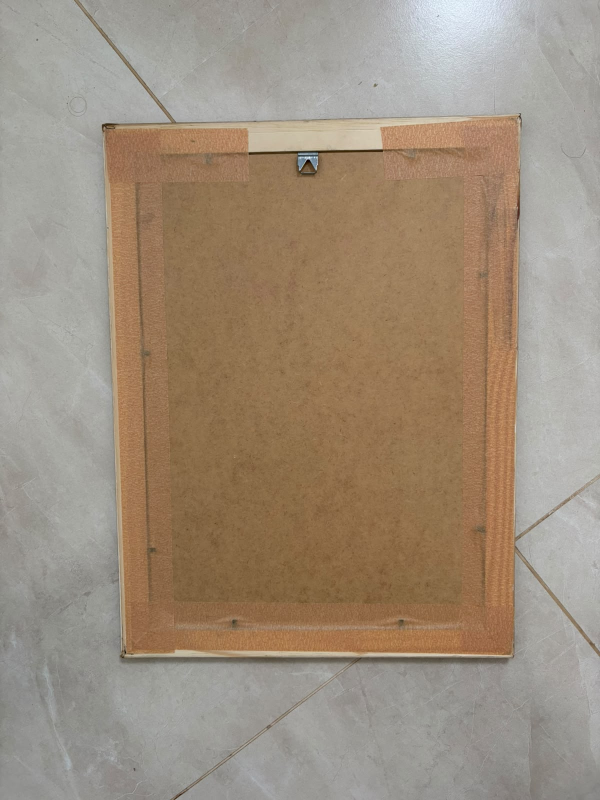
#> input picture inputs/verso-real.jpeg, 1200 x 1600 px, found by its file name (shown at 1/2 size)
$ python mockup-verso-static.py
#> lines starting #> are read from the running program, lines starting #| are printed output that depends on the picture; after the words box and inside, x2 and y2 are one past the last pixel; in counts of white or black regions, pixels touching at a corner belong together; pictures that were not available may be replaced by others from this repository, and a replacement may not be noted
#!/usr/bin/env python3
"""Compoe a FOTO REAL do verso do quadro no keyframe estatico (K12 -> K15).

v4 — correcao do "torto" apontado pelo Vitor na v3:
A v3 ancorava a foto nos 4 cantos EXTERNOS da silhueta. So que o verso do K12
nao e' plano unico: o painel (fita+MDF) e' REBAIXADO dentro da moldura (bar ->
sulco -> friso -> degrau -> painel). Ancorar no contorno externo mistura dois
planos de profundidade e a paralaxe roda o miolo (~2 graus = torto visivel).

O certo (v4): mapear o RETANGULO DO PAINEL da foto retificada direto no quad
do PAINEL visivel do K12 (as linhas de degrau onde a fita comeca). A borda de
pinus, o friso e a banda escura do rebaixo do K12 ficam originais — sao eles
que dao o 3D — e qualquer sobra de fita do K12 entre o paste e o degrau e'
kraft-sobre-kraft (continua, invisivel). No TOPO a mascara sobe ate' perto da
silhueta pra engolir a ripa+pendural+fitas do K12 (senao ficam tocos duplos);
o excesso de fonte vem de BORDER_REPLICATE (vira pinus, que casa com a barra).

Uso:
  tools/.venv-compose/bin/python tools/mockup-verso-static.py
"""
import cv2
import numpy as np

FOTO = "inputs/verso-real.jpeg"
KEYFRAME = "output/mockup-loja/keyframes/K12.png"
OUT = "output/mockup-loja/keyframes/K15.png"
OUT_FLAT = "output/mockup-loja/keyframes/verso-real-full-flat.png"

# cantos do verso COMPLETO (borda externa de pinus) na foto real (1200x1600)
FOTO_QUAD = np.array([[202, 248], [1044, 233], [1030, 1300], [243, 1313]],
                     dtype=np.float32)
# silhueta externa do verso no K12 (so pra CLIPAR a mascara)
KEY_OUTER = np.array([[411, 497], [743, 541], [615, 1068], [328, 1003]],
                     dtype=np.float32)
# retangulo do PAINEL (fita+ripa+MDF, sem pinus) na textura flat retificada
PANEL_FLAT = (13, 45, 800, 1043)  # x0,y0,x1,y1
# Margens (px de cena) da silhueta ate' o painel colado, POR LADO.
# O quad do painel e' a silhueta ENCOLHIDA por essas margens (offset de reta +
# intersecao) — paralelismo com a moldura POR CONSTRUCAO, que e' o que o olho
# le como "reto". Ler o degrau do K12 ponto a ponto nao funciona: a borda
# gerada varia de perfil (37-44px no canto sup-esq, ~15px no meio-esq) e a
# fita gerada e' MAIS saturada que a da foto, entao qualquer sobra grita.
# Margens ficam ABAIXO do minimo real de cada lado pra fita do K12 sumir
# inteira embaixo do paste (fita da foto contra pinus do K12 = degrau limpo).
FLATTEN_SIGMA = 80    # achata a luz baked da foto (vinco de sombra na direita)
FLATTEN_AMT = 0.7     # forca do achatamento (1 = total)
MARGIN_CLAMP = (6.0, 20.0)  # limites da margem medida por lado
TOP_RAISE = 70  # px de cena que a mascara sobe no topo (engole ripa/pendural
                # do K12); clipado pela silhueta externa
# Poligonos dos DEDOS dela por cima do quadro (copiar original de volta).
# Range HSV de pele nao serve: pinus/kraft caem no mesmo range.
FINGER_POLYS = [
    [(363, 610), (400, 614), (401, 655), (385, 664), (363, 650)],
    [(296, 912), (345, 918), (360, 940), (362, 985), (330, 990), (298, 960)],
]
INSET = 2.0     # px pra dentro na foto: evita fiapo de chao na borda da textura
BLUR_TEX = 1.1  # sigma: casa a nitidez da foto com a do keyframe


def inset_quad(q, px):
    c = q.mean(axis=0)
    v = c - q
    n = np.linalg.norm(v, axis=1, keepdims=True)
    return q + v / n * px


def finger_mask(shape):
    m = np.zeros(shape, np.uint8)
    for poly in FINGER_POLYS:
        cv2.fillPoly(m, [np.array(poly, np.int32)], 255)
    return m


def scale_L(lab, new_L):
    """Troca o canal L acompanhando o croma (a,b escalam junto), senao
    escurecer com a/b constantes SATURA a fita (foi o 'dourado' da v6)."""
    g = np.clip(new_L / np.maximum(lab[..., 0], 1.0), 0.7, 1.3)
    lab[..., 0] = np.clip(lab[..., 0] * g, 0, 255)
    lab[..., 1] = np.clip(128 + (lab[..., 1] - 128) * g, 0, 255)
    lab[..., 2] = np.clip(128 + (lab[..., 2] - 128) * g, 0, 255)
    return lab


def measure_margins(key, outer):
    """Mede, por lado, a que distancia da silhueta comeca a FITA saturada do
    K12 (S>140) e devolve margens que deixam essa fita INTEIRA sob o paste
    (percentil 10 - 2px), clampadas. Elimina sobra de fita vivida na borda."""
    hsv = cv2.cvtColor(key, cv2.COLOR_BGR2HSV)
    sat = hsv[..., 1]
    sides = {}
    names = ["top", "right", "bottom", "left"]
    for i, name in enumerate(names):
        p0, p1 = outer[i], outer[(i + 1) % 4]
        c = outer.mean(axis=0)
        v = p1 - p0
        n = np.array([-v[1], v[0]])
        n = n / np.linalg.norm(n)
        if np.dot(c - p0, n) < 0:
            n = -n
        dists = []
        for t in np.linspace(0.12, 0.88, 24):
            base = p0 + v * t
            for d in range(3, 46):
                x, y = (base + n * d).astype(int)
                if 0 <= x < sat.shape[1] and 0 <= y < sat.shape[0] \
                        and sat[y, x] > 140:
                    dists.append(d)
                    break
        m = (np.percentile(dists, 10) - 2.0) if dists else MARGIN_CLAMP[1]
        sides[name] = float(np.clip(m, *MARGIN_CLAMP))
    return sides


def shrink_quad(q, margins):
    """Encolhe o quad deslocando cada aresta pra DENTRO ao longo da normal
    (top/right/bottom/left) e re-intersectando as retas vizinhas."""
    def offset_line(p0, p1, d):
        v = p1 - p0
        n = np.array([-v[1], v[0]], dtype=np.float64)
        n /= np.linalg.norm(n)
        c = q.mean(axis=0)
        if np.dot(c - p0, n) < 0:
            n = -n  # normal aponta pro centro
        return p0 + n * d, p1 + n * d

    def intersect(a0, a1, b0, b1):
        r, s = a1 - a0, b1 - b0
        t = np.cross(b0 - a0, s) / np.cross(r, s)
        return a0 + t * r

    q = q.astype(np.float64)
    sides = ["top", "right", "bottom", "left"]
    lines = [offset_line(q[i], q[(i + 1) % 4], margins[sides[i]])
             for i in range(4)]
    out = [intersect(*lines[(i - 1) % 4], *lines[i]) for i in range(4)]
    return np.array(out, dtype=np.float32)


def main():
    foto = cv2.imread(FOTO)
#> foto is the input picture: shape (1600, 1200, 3); mean B, G, R 124.5, 142.1, 157.6
    key = cv2.imread(KEYFRAME)
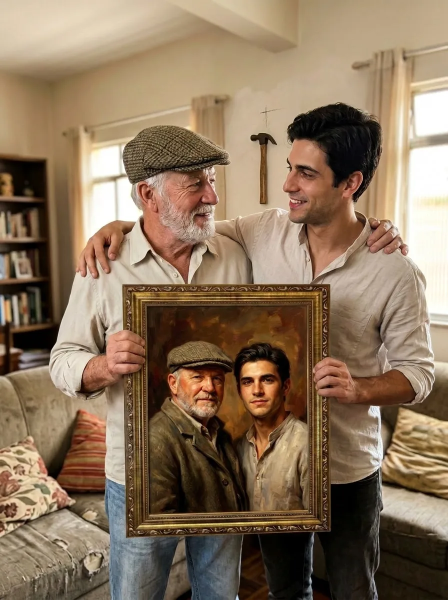
#> input picture inputs/cena6.webp, 896 x 1200 px, given in place of K12.png, which was not available (shown at 1/2 size)
#> key is the input picture: shape (1200, 896, 3); mean B, G, R 92.4, 116.3, 138.9
    Hh, W = key.shape[:2]
#> Hh = 1200; W = 896

    # --- 1) retifica o verso real pra um retangulo flat ---
    fq = inset_quad(FOTO_QUAD, INSET)
    wt = (np.linalg.norm(fq[1] - fq[0]) + np.linalg.norm(fq[2] - fq[3])) / 2
    ht = (np.linalg.norm(fq[3] - fq[0]) + np.linalg.norm(fq[2] - fq[1])) / 2
    tw, th = int(round(wt)), int(round(ht))
    dst = np.array([[0, 0], [tw, 0], [tw, th], [0, th]], dtype=np.float32)
    Hf = cv2.getPerspectiveTransform(fq, dst)
    flat = cv2.warpPerspective(foto, Hf, (tw, th), flags=cv2.INTER_LANCZOS4)
    cv2.imwrite(OUT_FLAT, flat)
    print(f"flat: {tw}x{th} (aspecto {tw/th:.3f})")

    # achata PARCIALMENTE a iluminacao baked da foto (croma acompanha o L)
    fl = cv2.cvtColor(flat, cv2.COLOR_BGR2LAB).astype(np.float32)
    L = fl[..., 0].copy()
    low = cv2.GaussianBlur(L, (0, 0), FLATTEN_SIGMA)
    L_flat = L / np.maximum(low, 1.0) * L.mean()
    fl = scale_L(fl, L * (1 - FLATTEN_AMT) + L_flat * FLATTEN_AMT)
    flat = cv2.cvtColor(fl.astype(np.uint8), cv2.COLOR_LAB2BGR)

    # --- 2) homografia PAINEL->PAINEL (nao mistura planos: sem torto) ---
    margins = measure_margins(key, KEY_OUTER.astype(np.float64))
#> in measure_margins, `hsv = cv2.cvtColor(key, cv2.COLOR_BGR2HSV)`: hsv: shape (1200, 896, 3); mean H, S, V 19.3, 106.8, 139.4
#> the loop in measure_margins, `for i, name in enumerate(names):` made 4 passes
#> (p0, p1, v, n) on passes 1 to 4: ([411, 497], [743, 541], [332, 44], [-0.131, 0.991]), ([743, 541], [615, 1068], [-128, 527], [-0.972, -0.236]), ([615, 1068], [328, 1003], [-287, -65], [0.221, -0.975]), ([328, 1003], [411, 497], [83, -506], [0.987, 0.162])
#> after the loop in measure_margins, `for i, name in enumerate(names):`: sides = {'top': 6, 'right': 6, 'bottom': 6, 'left': 6}
#> margins = {'top': 6, 'right': 6, 'bottom': 6, 'left': 6}
    print("margens medidas:", {k: round(v, 1) for k, v in margins.items()})
#| margens medidas: {'top': 6.0, 'right': 6.0, 'bottom': 6.0, 'left': 6.0}
    key_panel = shrink_quad(KEY_OUTER, margins)
#> in shrink_quad, `lines = [offset_line(q[i], q[(i + 1) % 4], margins[sides[i]]) for i in..`: lines = [([410.2, 502.9], [742.2, 546.9]), ([737.2, 539.6], [609.2, 1066.6]), ([616.3, 1062.1], [329.3, 997.1]), ([333.9, 1004], [416.9, 498])]
#> in intersect, `r, s = a1 - a0, b1 - b0`: r = [83, -506]; s = [332, 44]
#> in intersect, `t = np.cross(b0 - a0, s) / np.cross(r, s)`: t = 0.989
#> in shrink_quad, `out = [intersect(*lines[(i - 1) % 4], *lines[i]) for i in range(4)]`: out = [[416, 503.7], [735.6, 546.1], [610.6, 1060.8], [334.8, 998.4]]
#> key_panel has the same summary as out in shrink_quad
    print("painel na cena:", key_panel.astype(int).tolist())
#| painel na cena: [[415, 503], [735, 546], [610, 1060], [334, 998]]
    px0, py0, px1, py1 = PANEL_FLAT
    src = np.array([[px0, py0], [px1, py0], [px1, py1], [px0, py1]],
                   dtype=np.float32)
    Hk = cv2.getPerspectiveTransform(src, key_panel)
#> Hk = [[0.356, -0.0365, 415.1], [0.0155, 0.633, 477.6], [-7.06e-05, 0.000135, 1]]
    warped = cv2.warpPerspective(flat, Hk, (W, Hh), flags=cv2.INTER_LINEAR,
                                 borderMode=cv2.BORDER_REPLICATE)
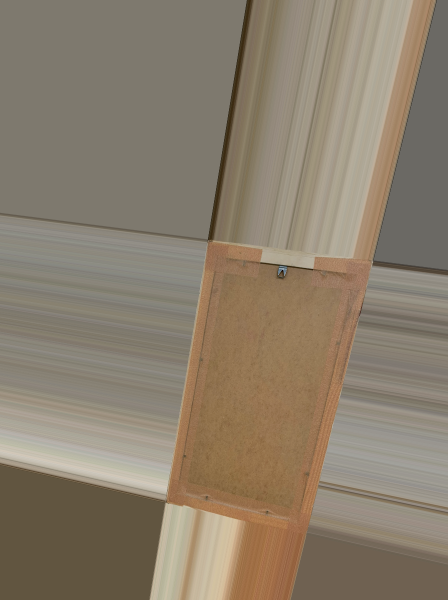
#> warped: shape (1200, 896, 3) (shown at 1/2 size); mean B, G, R 108.4, 126.3, 138.8
    warped = cv2.GaussianBlur(warped, (0, 0), BLUR_TEX)

    # --- 3) mascara: painel + faixa extra no topo, clipado na silhueta ---
    top_dir = np.array([0, -TOP_RAISE], dtype=np.float32)
    paste_q = np.array([key_panel[0] + top_dir, key_panel[1] + top_dir,
                        key_panel[2], key_panel[3]], dtype=np.float32)
#> paste_q = [[416, 433.7], [735.6, 476.1], [610.6, 1060.8], [334.8, 998.4]]
    mask = np.zeros((Hh, W), np.uint8)
    cv2.fillConvexPoly(mask, paste_q.astype(np.int32), 255)
#> mask: shape (1200, 896); 16.5% white; 1 white region, box (x1, y1, x2, y2) and area: (334, 433, 736, 1061) 177486
    outer = np.zeros((Hh, W), np.uint8)
    cv2.fillConvexPoly(outer, KEY_OUTER.astype(np.int32), 255)
#> outer: shape (1200, 896); 15.5% white; 1 white region, box (x1, y1, x2, y2) and area: (328, 497, 744, 1069) 166434
    outer = cv2.erode(outer, np.ones((3, 3), np.uint8))  # preserva a linha
    mask &= outer                                        # escura da silhueta
#> mask: shape (1200, 896); 14.5% white; 1 white region, box (x1, y1, x2, y2) and area: (334, 498, 723, 1061) 155668
    mask &= ~finger_mask((Hh, W))
#> after the loop in finger_mask, `for poly in FINGER_POLYS:`:
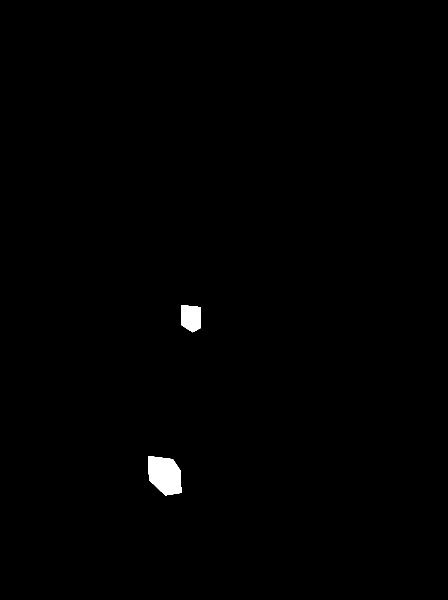
#> m: shape (1200, 896) (shown at 1/2 size); 0.55% white; 2 white regions, box (x1, y1, x2, y2) and area: (296, 912, 363, 991) 4092, (363, 610, 402, 665) 1807
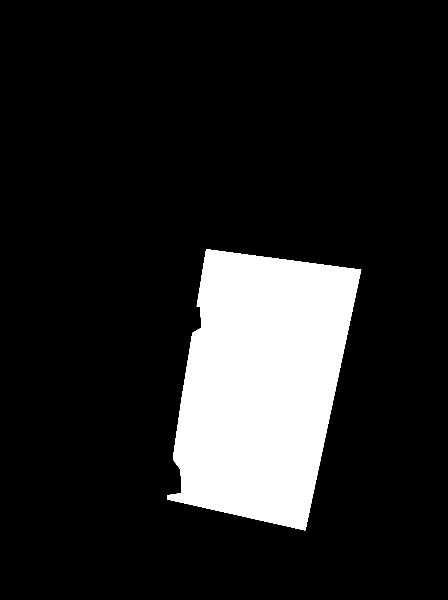
#> mask: shape (1200, 896) (shown at 1/2 size); 14.3% white; 1 white region, box (x1, y1, x2, y2) and area: (334, 498, 723, 1061) 153778

    # --- 4) luz da cena: fit planar de L dentro do painel, amortecido ---
    ctr = key_panel.mean(axis=0)
#> ctr = [524.2, 777.3]
    inner_q = (ctr + (key_panel - ctr) * 0.9).astype(np.int32)
#> inner_q = [[426, 531], [714, 569], [601, 1032], [353, 976]]
    inner = np.zeros((Hh, W), np.uint8)
    cv2.fillConvexPoly(inner, inner_q, 255)
#> inner: shape (1200, 896); 11.8% white; 1 white region, box (x1, y1, x2, y2) and area: (353, 531, 715, 1033) 126767
    sample = inner & ~finger_mask((Hh, W))
#> sample: shape (1200, 896); 11.8% white; 1 white region, box (x1, y1, x2, y2) and area: (359, 531, 715, 1033) 126539
    L_key = cv2.cvtColor(key, cv2.COLOR_BGR2LAB)[..., 0].astype(np.float32)
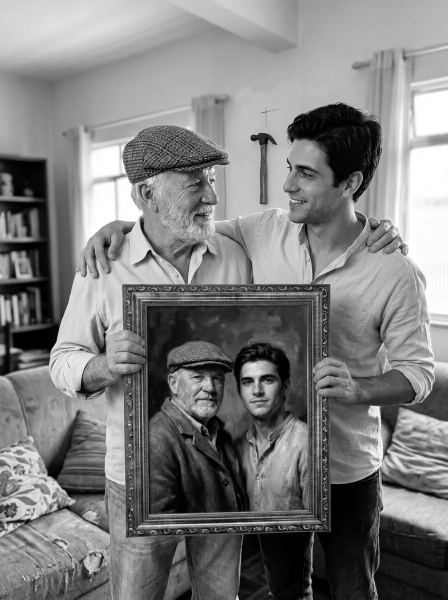
#> L_key: shape (1200, 896) float32 (shown at 1/2 size); min 0, max 255, mean 125.9
    ys, xs = np.nonzero(sample)
    vals = L_key[ys, xs]
    lo, hi = np.percentile(vals, [5, 95])
#> lo = 7; hi = 186
    keep = (vals >= lo) & (vals <= hi)
    ys, xs, vals = ys[keep], xs[keep], vals[keep]
    A = np.stack([xs, ys, np.ones_like(xs)], axis=1).astype(np.float64)
    coef, *_ = np.linalg.lstsq(A, vals.astype(np.float64), rcond=None)
#> coef = [0.14, 0.0174, -2.3]
    m_scene = vals.mean()
#> m_scene = 84.91
    gx, gy = np.meshgrid(np.arange(W), np.arange(Hh))
    plane = (coef[0] * gx + coef[1] * gy + coef[2]).astype(np.float32)
    plane = m_scene + (plane - m_scene) * 0.7
    print(f"luz: plano L = {coef[0]:+.4f}x {coef[1]:+.4f}y + {coef[2]:.1f} "
          f"(media painel cena {m_scene:.1f})")
#| luz: plano L = +0.1398x +0.0174y + -2.3 (media painel cena 84.9)

    # ganho UNIFORME suave, croma acompanhando (o plano fitado compunha com a
    # luz baked da foto e o resultado eram bandas assimetricas = "torto")
    wl = cv2.cvtColor(warped, cv2.COLOR_BGR2LAB).astype(np.float32)
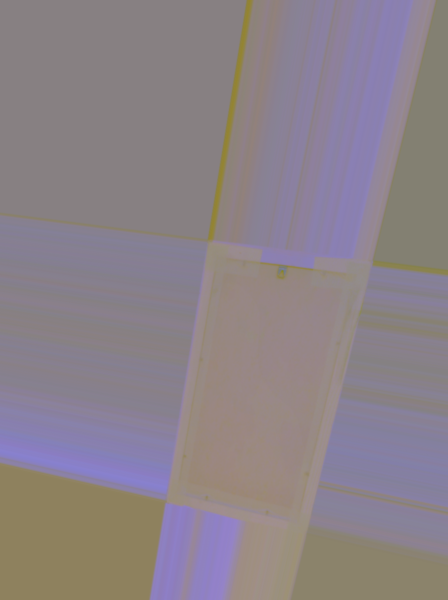
#> wl: shape (1200, 896, 3) float32 (shown at 1/2 size); mean B, G, R 136.5, 129.8, 140.2
    m_tex = wl[..., 0][inner > 0].mean()
#> m_tex = 129.8
    g = float(np.clip(m_scene / max(m_tex, 1.0), 0.9, 1.1))
#> g = 0.9
    wl = scale_L(wl, wl[..., 0] * g)
    warped = cv2.cvtColor(wl.astype(np.uint8), cv2.COLOR_LAB2BGR)
    print(f"luz: L painel textura {m_tex:.1f} -> ganho uniforme {g:.2f}")
#| luz: L painel textura 129.8 -> ganho uniforme 0.90

    # --- 5) compoe com feather curto ---
    alpha = cv2.GaussianBlur(mask, (5, 5), 0).astype(np.float32) / 255.0
    alpha = alpha[..., None]
    out = (warped * alpha + key * (1 - alpha)).astype(np.uint8)
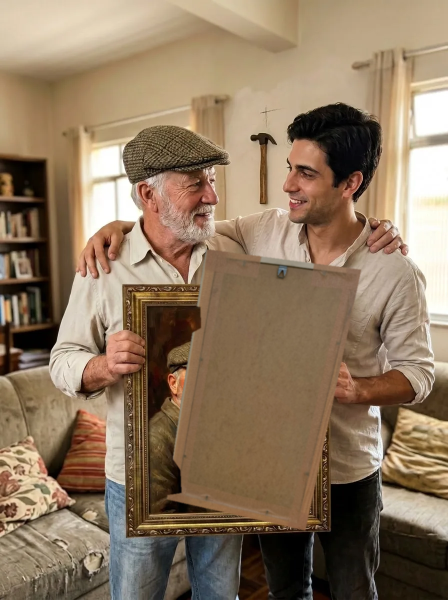
#> out: shape (1200, 896, 3) (shown at 1/2 size); mean B, G, R 95.8, 119.8, 141.8
    cv2.imwrite(OUT, out)
    print(OUT)


if __name__ == "__main__":
    main()
